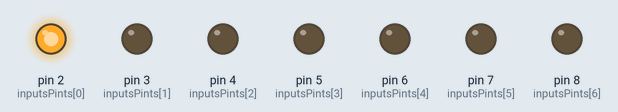
Recording of a sketch running on a simulated Arduino Uno, built with avr-gcc and run on an emulated ATmega328P. Parts: output pins drawn as LEDs (lit = HIGH).

Above: at 0.2 s.
At 1.2 s:
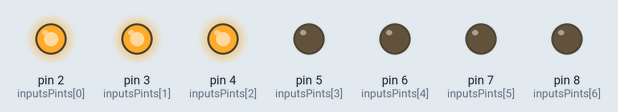
At 1.7 s:
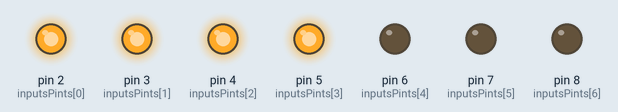
At 2.2 s:
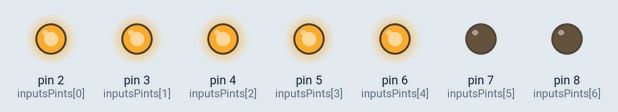
At 2.7 s:
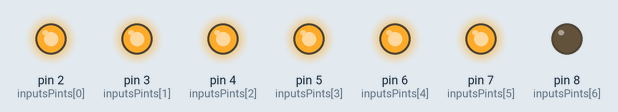
At 5.6 s:
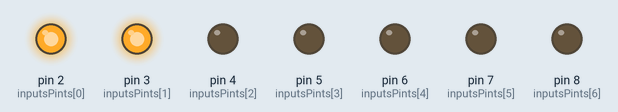
Timing chart, 0 to 6.4 s (numbered marks = the images above):
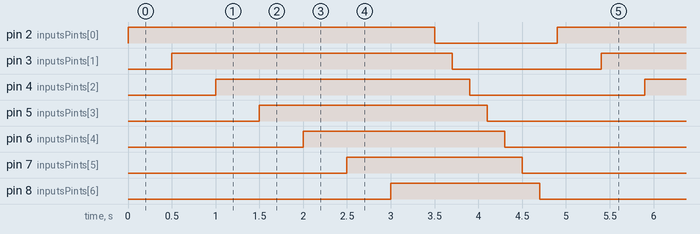

The sketch:

luces_ritmicas.ino
```cpp
// (licence header left out)
//Creamos un array donde colocamos los números de los pines
//que van a crear el efecto rítmico
int inputsPints[] = {2,3,4,5,6,7,8};


void setup() {

  //En un for recorremos el array completo
  for(int index = 0; index < 7; index ++){
    //Colocamos como salida los pines declarados en el array
    pinMode(inputsPints[index], OUTPUT);
  }
}

void loop() {

  for(int index = 0; index < 7; index ++){
    //En el mismo for, colocamos como estado alto al pin
    digitalWrite(inputsPints[index], HIGH);
    delay(500);
  }

  for(int index = 0; index < 7; index ++){
    //En el mismo for, colocamos como estado bajo al pin
    digitalWrite(inputsPints[index], LOW);
    delay(200);
  }
}
```

Measured:
- by itself, pin 2 (inputsPints[0]): alternates HIGH for 3.5 s and LOW for 1.4 s
- by itself, pin 3 (inputsPints[1]): alternates HIGH for 3.2 s and LOW for 1.7 s
- by itself, pin 4 (inputsPints[2]): alternates HIGH for 2.9 s and LOW for 2.0 s
- by itself, pin 5 (inputsPints[3]): alternates HIGH for 2.6 s and LOW for 2.3 s
- by itself, pin 6 (inputsPints[4]): alternates HIGH for 2.3 s and LOW for 2.6 s
- by itself, pin 7 (inputsPints[5]): alternates HIGH for 2.0 s and LOW for 2.9 s
- by itself, pin 8 (inputsPints[6]): alternates HIGH for 1.7 s and LOW for 3.2 s
